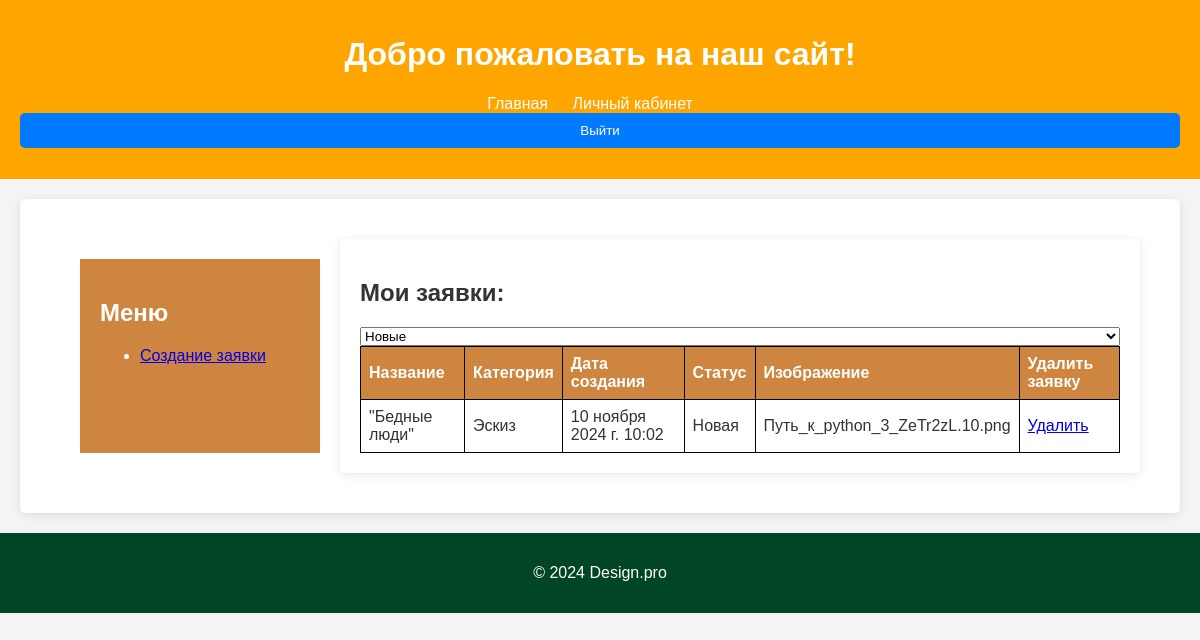
The page /designapp/profile/ (signed in) on the database as committed earlier.
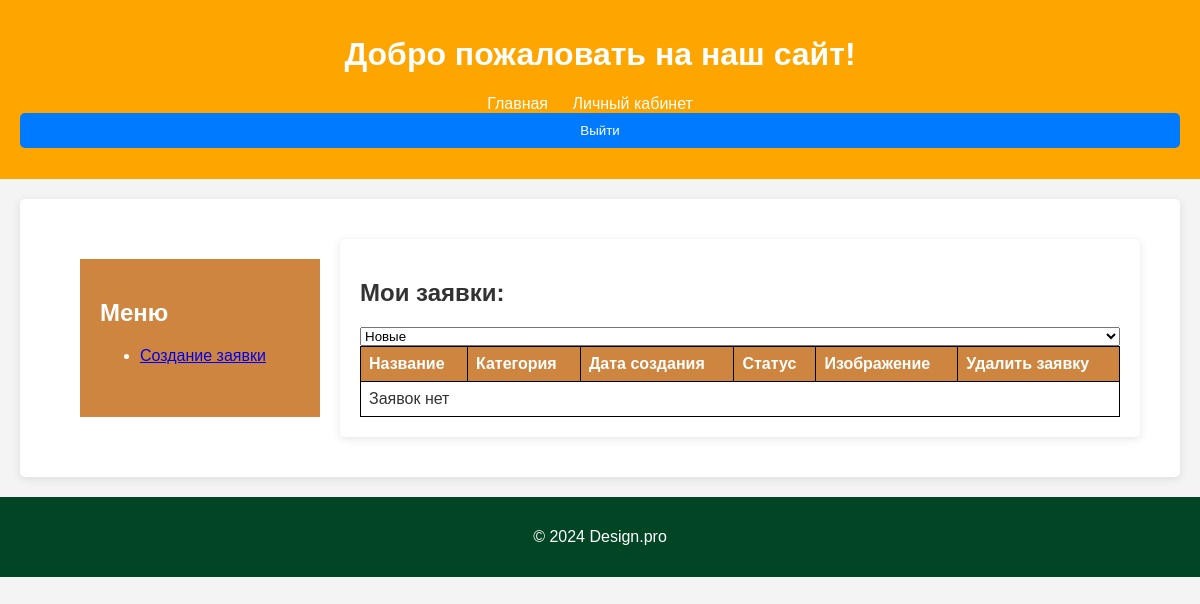
The same page on the database as committed later.
### designapp/models.py (models this page shows, shortened)
class Application(models.Model):
    user = models.ForeignKey(settings.AUTH_USER_MODEL, on_delete=models.CASCADE, related_name='applications')
    timestamp = models.DateTimeField(auto_now_add=True)
    title = models.CharField(max_length=255, blank=False)
    description = models.TextField(blank=False)
    category = models.ForeignKey(Category, on_delete=models.CASCADE)
    status = models.CharField(max_length=50, default='Новая')  # Например, 'Принято в работу', 'Выполнено', 'Новая'
    photo = models.ImageField(upload_to='photos/', null=True, blank=False)
    @property
    def photo_name(self):
        return os.path.basename(self.photo.name)

class Category(models.Model):
    name = models.CharField(max_length=100)
    def __str__(self):
        return self.name

### designapp/views.py (the view)
# urls.py: path('profile/', views.ApplicationListView.as_view(), name='profile'),
class ApplicationListView(generic.ListView):
    model = Application
    template_name = 'designapp/application_list.html'
    context_object_name = 'applications'
    def get_queryset(self):
        queryset = Application.objects.filter(user=self.request.user)
        status = self.request.GET.get('status')  # Получаем статус из GET-параметров
        if status:
            queryset = queryset.filter(status=status)  # Фильтруем по статусу
        return queryset

### designapp/templates/designapp/application_list.html (shortened to what this page needs)
{% extends "base.html" %}
{% block content %}
<div class="container">
    <div class="sidebar">
        <h2>Меню</h2>
        <ul>
            <li><a href="{% url 'designapp:application-create' %}">Создание заявки</a></li>
        </ul>
    </div>
    <main>
        <h2>Мои заявки:</h2>
        <form method="get" action="">
            <select name="status" id="status" onchange="this.form.submit()">
                <option value="Новая" {% if request.GET.status == 'Новая' %}selected{% endif %}>Новые</option>
            </select>
        </form>
        <table>
            <thead>
                <tr>
                    <th>Название</th>
                    <th>Категория</th>
                    <th>Дата создания</th>
                    <th>Статус</th>
                    <th>Изображение</th>
                    <th>Удалить заявку</th>
                </tr>
            </thead>
            <tbody>
                {% for application in applications %}
                <tr>
                    <td>{{ application.title }}</td>
                    <td>{{ application.category }}</td>
                    <td>{{ application.timestamp }}</td>
                    <td>{{ application.status }}</td>
                    <td>{{ application.photo_name }}</td>
                        <td><a href="{% url 'designapp:application-delete' application.id %}">Удалить</a></td>
                </tr>
                {% empty %}
                <tr>
                    <td colspan="6">Заявок нет</td>
                </tr>
                {% endfor %}
            </tbody>
        </table>
    </main>
</div>
{% endblock %}

Rows that differ between the two databases and show on the page:
removed Application: title "\"Бедные люди\"", category "Эскиз", timestamp "10 ноября 2024 г. 10:02", status "Новая", photo_name "Путь_к_python_3_ZeTr2zL.10.png"
Other text that changed with them:
text now shown: "Заявок нет"
